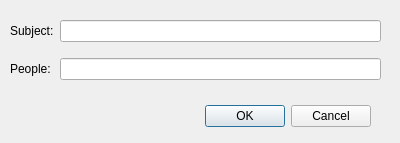
<?xml version="1.0" encoding="UTF-8"?>
<ui version="4.0">
 <class>Meeting</class>
 <widget class="QDialog" name="Meeting">
  <property name="geometry">
   <rect>
    <x>0</x>
    <y>0</y>
    <width>400</width>
    <height>143</height>
   </rect>
  </property>
  <property name="windowTitle">
   <string>Dialog</string>
  </property>
  <widget class="QDialogButtonBox" name="buttonBox">
   <property name="geometry">
    <rect>
     <x>30</x>
     <y>100</y>
     <width>341</width>
     <height>32</height>
    </rect>
   </property>
   <property name="orientation">
    <enum>Qt::Orientation::Horizontal</enum>
   </property>
   <property name="standardButtons">
    <set>QDialogButtonBox::StandardButton::Cancel|QDialogButtonBox::StandardButton::Ok</set>
   </property>
  </widget>
  <widget class="QWidget" name="gridLayoutWidget">
   <property name="geometry">
    <rect>
     <x>10</x>
     <y>10</y>
     <width>371</width>
     <height>80</height>
    </rect>
   </property>
   <layout class="QGridLayout" name="gridLayout">
    <item row="1" column="0">
     <widget class="QLabel" name="label_2">
      <property name="text">
       <string>Subject:</string>
      </property>
     </widget>
    </item>
    <item row="2" column="0">
     <widget class="QLabel" name="label">
      <property name="text">
       <string>People:</string>
      </property>
     </widget>
    </item>
    <item row="1" column="1">
     <widget class="QLineEdit" name="lineEdit_Subject"/>
    </item>
    <item row="2" column="1">
     <widget class="QLineEdit" name="lineEdit_People"/>
    </item>
   </layout>
  </widget>
 </widget>
 <resources/>
 <connections>
  <connection>
   <sender>buttonBox</sender>
   <signal>accepted()</signal>
   <receiver>Meeting</receiver>
   <slot>accept()</slot>
   <hints>
    <hint type="sourcelabel">
     <x>248</x>
     <y>254</y>
    </hint>
    <hint type="destinationlabel">
     <x>157</x>
     <y>274</y>
    </hint>
   </hints>
  </connection>
  <connection>
   <sender>buttonBox</sender>
   <signal>rejected()</signal>
   <receiver>Meeting</receiver>
   <slot>reject()</slot>
   <hints>
    <hint type="sourcelabel">
     <x>316</x>
     <y>260</y>
    </hint>
    <hint type="destinationlabel">
     <x>286</x>
     <y>274</y>
    </hint>
   </hints>
  </connection>
 </connections>
</ui>
